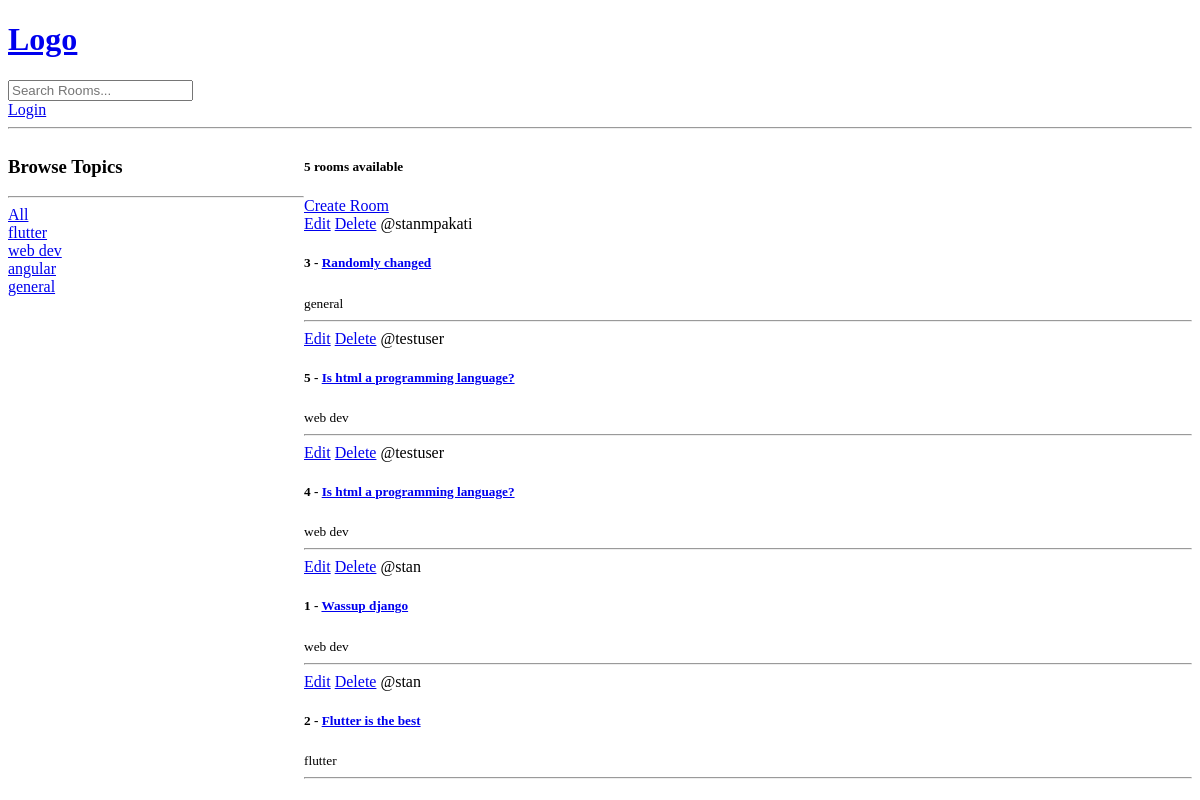
/, run on an earlier commit of the app's database.
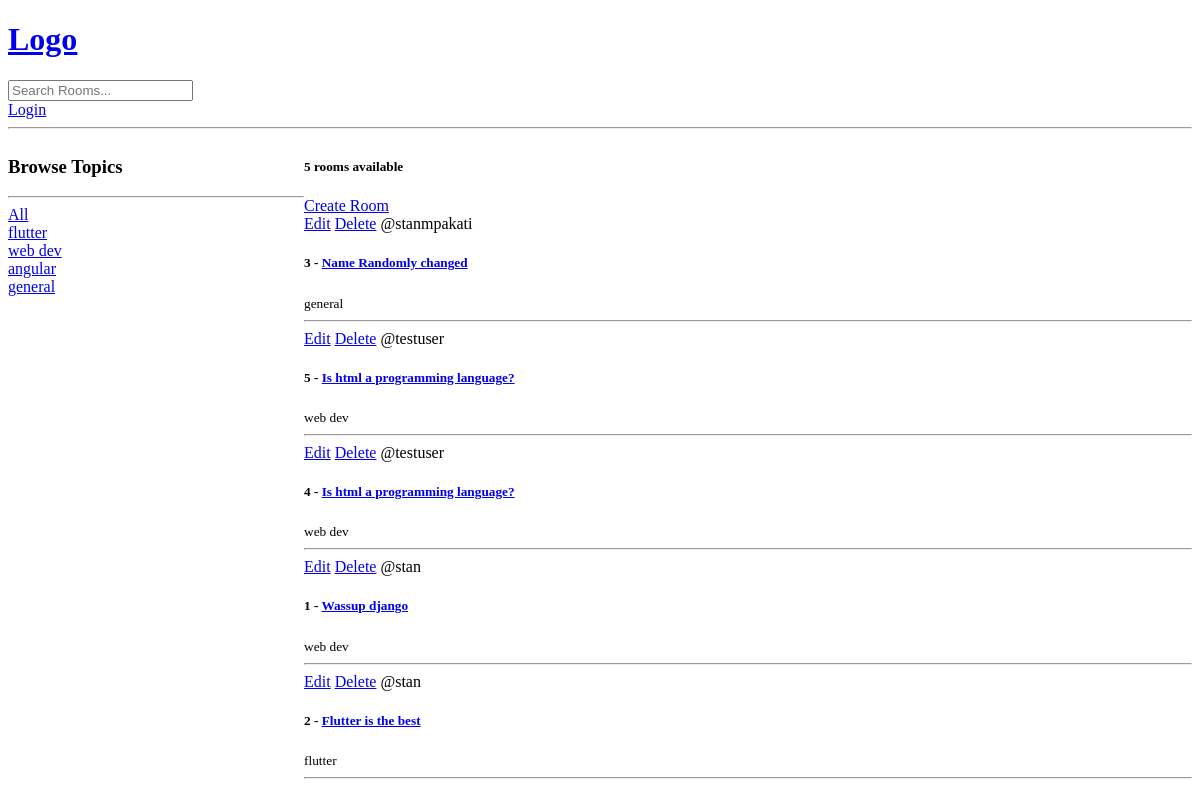
And on a later commit of the database.
### base/models.py (models this page shows, shortened)
class Room(models.Model):
    host = models.ForeignKey(User, on_delete=models.SET_NULL, null=True)
    topic = models.ForeignKey(Topic, on_delete=models.SET_NULL, null=True)
    name = models.CharField(max_length=200)
    description = models.TextField(null=True, blank=True)
    updated = models.DateTimeField(auto_now=True)
    created = models.DateTimeField(auto_now_add=True)
    class Meta:
        ordering = ['-updated', '-created']

class Topic(models.Model):
    name = models.CharField(max_length=200)

### base/views.py (the view)
# urls.py: path('', views.home, name='home'),
def home(req):
    q = req.GET.get('q') if req.GET.get('q') != None else ''
    rooms = Room.objects.filter(
        Q(topic__name__icontains=q) |
        Q(name__icontains=q) |
        Q(description__icontains=q)
        )
    topics = Topic.objects.all()
    room_count = rooms.count()
    context = {'rooms': rooms, 'topics': topics, 'room_count': room_count}
    return render(req, 'base/home.html', context)

### base/templates/base/home.html (shortened to what this page needs)
{% extends 'main.html'%} {% block content %}
<div class="home-container">
  <div>
    <h3>Browse Topics</h3>
    <hr />
    <div>
      <div>
        <a href="{% url 'home' %}">All</a>
      </div>
      {% for topic in topics %}
      <div>
        <a href="{% url 'home' %}?q={{topic.name}}">{{ topic.name }}</a>
      </div>
      {% endfor%}
    </div>
  </div>
  <div>
    <h5>{{room_count}} rooms available</h5>
    <a href="{% url 'create-room' %}">Create Room</a>
    <div>
      {% for room in rooms %}
      <div>
        <a href="{% url 'update-room' room.id %}">Edit</a>
        <a href="{% url 'delete-room' room.id %}">Delete</a>
        <span>@{{room.host.username}}</span>
        <h5>
          {{ room.id}} - <a href="{% url 'room' room.id %}">{{room.name}}</a>
        </h5>
        <small>{{room.topic.name}}</small>
        <hr />
      </div>
      {% endfor %}
    </div>
  </div>
</div>
{% endblock content%}

What changed in the data, as far as the page shows it:
changed Room "stanmpakati": name "Randomly changed" → "Name Randomly changed"
